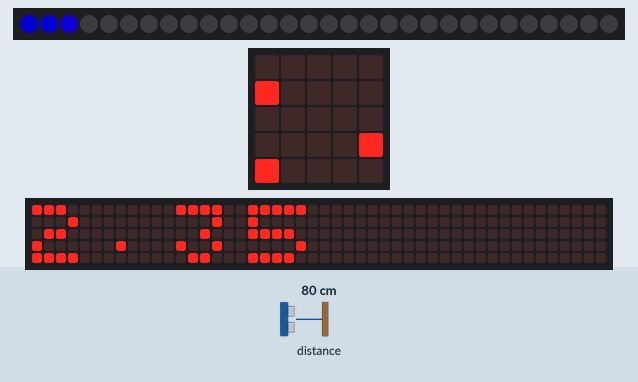
The program below on a simulated BBC micro:bit (MakeCode). Shown: 30 RGB LEDs in strip order, left to right, the board's 5×5 LED display, a strip that is not on the board, showing the scrolling text unrolled. The test bench sets the inputs (shaded band); at power-on: distance to the obstacle 80 cm. Dim RGB values are drawn brighter than linear; the 48×5 strip is a reading aid, not a part: it shows the text the display is scrolling, unrolled, one strip-width of it at a time.

Above: at 1.28 s.
1.3 s: distance to the obstacle set to 299 cm
At 5.69 s:
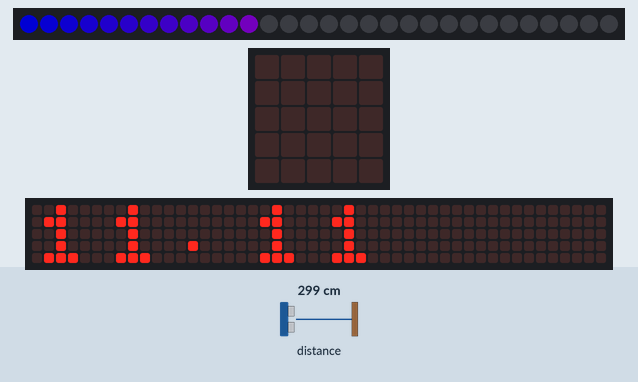
7.5 s: distance to the obstacle set to 2 cm
At 12.11 s:
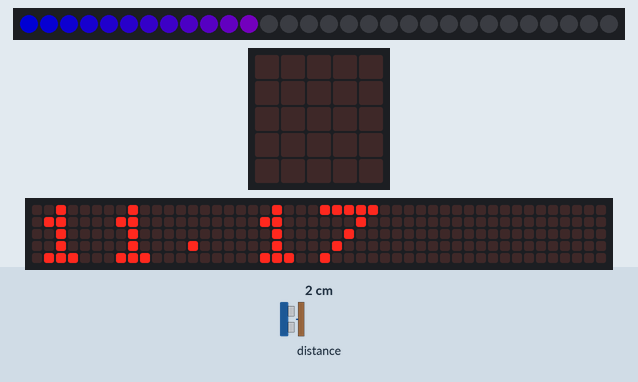
18.6 s: distance to the obstacle set to 299 cm
At 28.3 s:
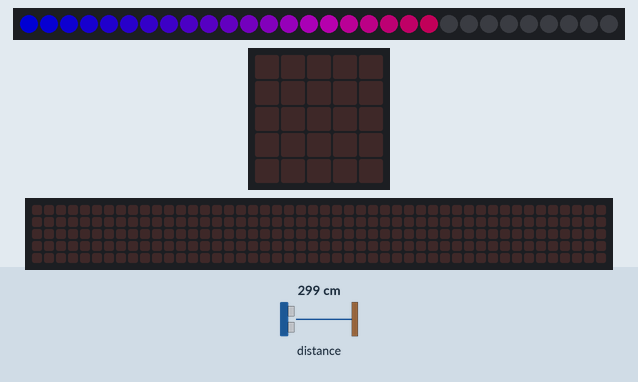

The program:

main.ts
```typescript
let salut = 0
let strip = neopixel.create(DigitalPin.P0, 30, NeoPixelMode.RGB_RGB)
basic.forever(function () {
    salut += pins.map(
    sonar.ping(
    DigitalPin.P1,
    DigitalPin.P1,
    PingUnit.Centimeters
    ),
    0,
    1023,
    0,
    30
    )
    strip.showBarGraph(salut, 30)
    basic.showNumber(salut)
    basic.pause(1000)
})
basic.forever(function () {

})
```

test.ts
```typescript
// les tests vont ici ; cela ne sera pas compilé si ce paquet est utilisé en tant qu'extension.
```

Measured:
- after the input at 1.3 s, the display: first differs from a run without the input after 4.2 s (image 1)
- after the input at 18.6 s, the display: first differs from a run without the input after 6.2 s (image 3 shows a later state)
- what the display in image 3 shows lasts 1.1 s, from 27.5 s to 28.6 s
